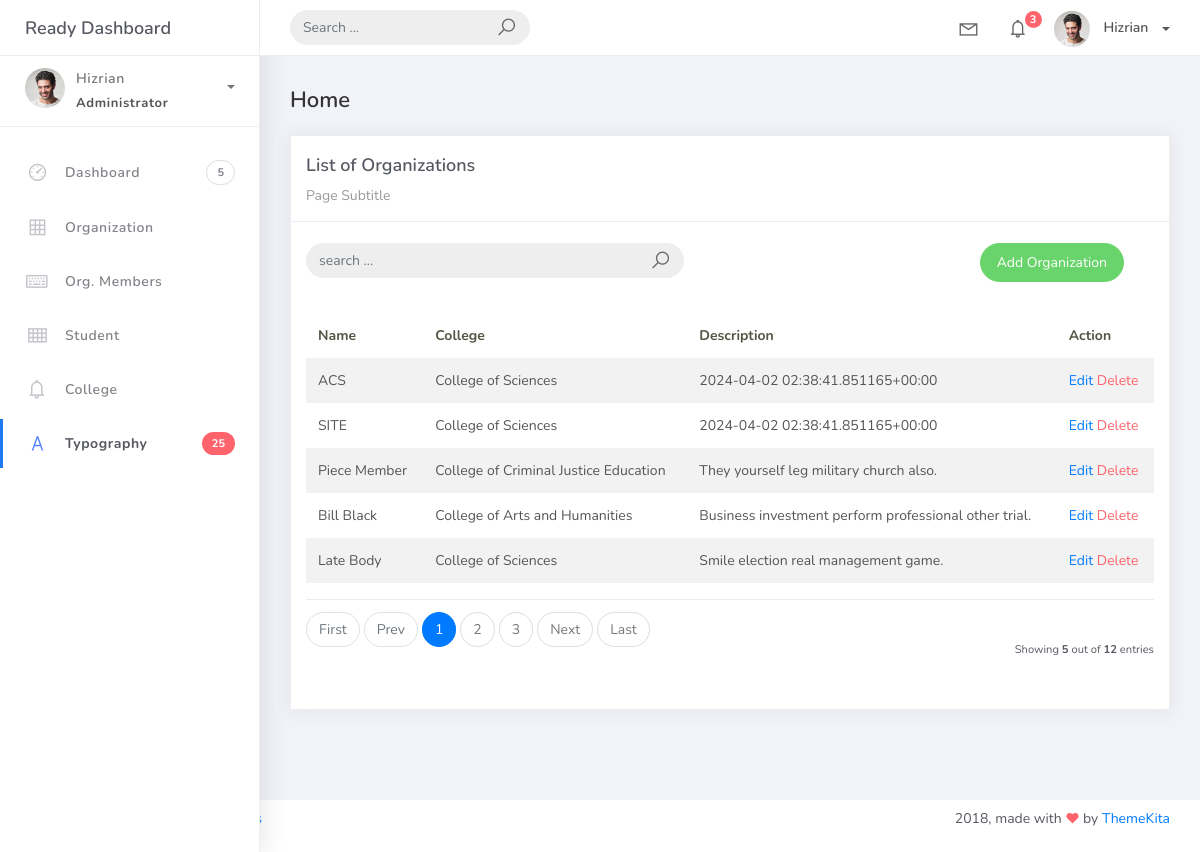
Screenshot of /organization_list with the database file from the repository.
### studentorg/models.py (models this page shows, shortened)
class BaseModel (models.Model):
    created_at = models.DateTimeField(auto_now_add=True, db_index=True)
    updated_at = models.DateTimeField (auto_now=True)
    class Meta:
        abstract = True

class Organization(BaseModel):
    name = models.CharField(max_length=250)
    college = models.ForeignKey (
        College, null=True, blank=True, on_delete=models.CASCADE)
    description = models.CharField(max_length=500)

class College(BaseModel):
    college_name = models.CharField(max_length=150)
    def __str__(self):
        return self.college_name

### studentorg/views.py (the view)
# urls.py: path('organization_list', OrganizationList.as_view(), name='organization-list'),
class OrganizationList(ListView):
    model = Organization
    context_object_name = 'organization'
    template_name = 'org_list.html'
    paginate_by = 5

### templates/org_list.html
{% extends 'base.html' %}
{% load static %}
{% block content %}
<div class="content">
    <div class="container-fluid">
        <h4 class="page-title">Home</h4>
        <div class="row">
            <div class="col-md-12">
                <div class="card">
                    <div class="card-header">
                        <div class="card-title">List of Organizations</div>
                        <div class="card-category">Page Subtitle</div>
                    </div>
                    <br />
                    <div class="col-md-12 row">
                        <div class="col-md-6">
                            <form class="navbar-left navbar-form nav-search mr-md-3" action="">
                                <div class="input-group">
                                    <input type="text" placeholder="search ..." class="form-control" />
                                    <div class="input-group-append">
                                        <span class="input-group-text">
                                            <i class="la la-search search-icon"></i>
                                        </span>
                                    </div>
                                </div>
                            </form>
                        </div>
                        <div class="col-md-6">
                            <div class="pull-right">
                                <a href="{% url 'organization-add' %}" class="btn btn-success btn-rounded">Add Organization</a>
                            </div>
                        </div>
                    </div>
                    <div class="card-body">
                        <table class="table table-striped mt-3">
                            <thead>
                                <tr>
                                    <th scope="col">Name</th>
                                    <th scope="col">College</th>
                                    <th scope="col">Description</th>
                                    <th scope="col">Action</th>
                                </tr>
                            </thead>
                            <tbody>
                                {% for object in object_list %}
                                <tr>
                                    <td>{{ object.name }}</td>
                                    <td>{{ object.college }}</td>
                                    <td>{{ object.description }}</td>
                                    <td>
                                        <a href="organization_list/{{ object.id }}">Edit</a>
                                        <a href="organization_list/{{ object.id }}/delete" class="text-danger">Delete</a>
                                    </td>
                                </tr>
                                    {% empty %}
                                <tr>
                                    <td colspan="4" style="text-align: center">
                                    <p class="text-sm font-weight-bold mb-0">No Records Found</p>
                                </td>
                                </tr>
                                {% endfor %}
                            </tbody>
                        </table>
                        {% include 'includes/pagination.html' %}
                    </div>
                </div>
            </div>
        </div>
    </div>
</div>
{% endblock %}

### rows the page displays
Organization: name "ACS", college "College of Sciences", description "2024-04-02 02:38:41.851165+00:00"
Organization: name "SITE", college "College of Sciences", description "2024-04-02 02:38:41.851165+00:00"
Organization: name "Piece Member", college "College of Criminal Justice Education", description "They yourself leg military church also."
Organization: name "Bill Black", college "College of Arts and Humanities", description "Business investment perform professional other trial."
Organization: name "Late Body", college "College of Sciences", description "Smile election real management game."

### other values shown
{{ page_num }} "1"
{{ page_num }} "2" "3"
{{ object_list.count }} "5"
{{ paginator.count }} "12"
